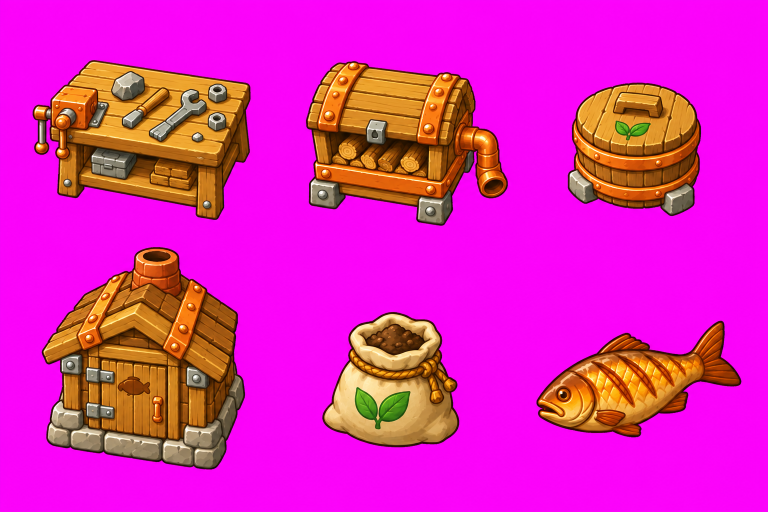
#> input picture art/camp-expansion-v2/revised/generated.png, 1536 x 1024 px, found by its file name (shown at 1/2 size)
$ python package_campfire_v1.py
#> lines starting #> are read from the running program, lines starting #| are printed output that depends on the picture; after the words box and inside, x2 and y2 are one past the last pixel; in counts of white or black regions, pixels touching at a corner belong together
from pathlib import Path
from PIL import Image
import numpy as np, json, hashlib
R=Path(__file__).resolve().parents[1]
src=R/'art/campfire-v1/candidate-01/generated.png'
im=Image.open(src).convert('RGBA'); a=np.array(im); rgb=a[:,:,:3].astype(float)
key=(rgb[:,:,0]>140)&(rgb[:,:,2]>100)&(rgb[:,:,0]>rgb[:,:,1]*1.4)&(rgb[:,:,2]>rgb[:,:,1]*1.4)
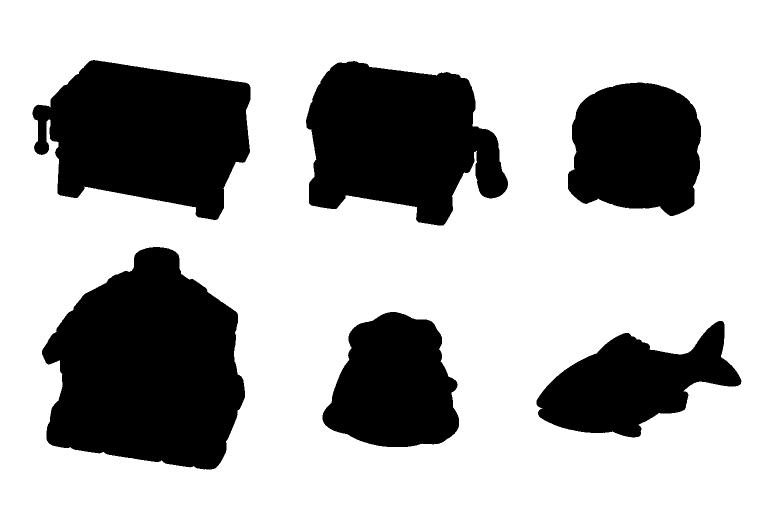
#> key: shape (1024, 1536) bool (shown at 1/2 size); 69.3% white; 6 black regions, box (x1, y1, x2, y2) and area: (84, 494, 490, 939) 129716, (65, 120, 501, 440) 98152, (612, 122, 1016, 451) 92905, (1136, 165, 1402, 432) 57950, (645, 624, 918, 894) 54325, (1073, 642, 1483, 875) 50526
a[key,3]=0;clean=Image.fromarray(a)
#> after `a[key, 3] = 0`:
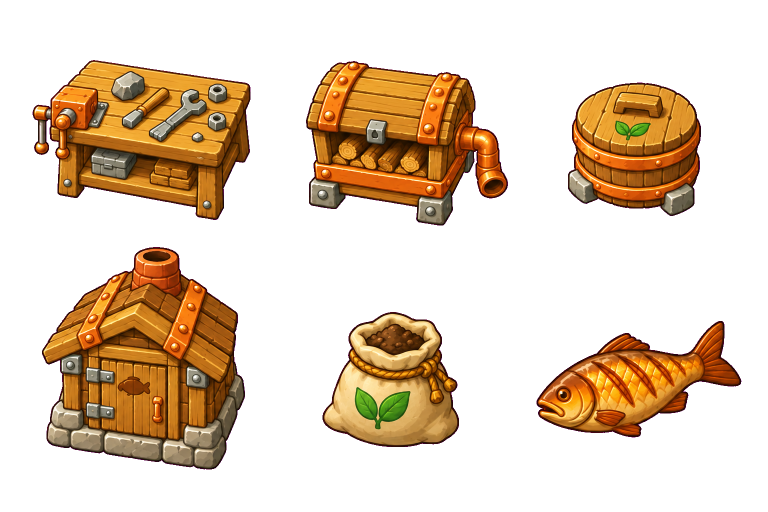
#> a: shape (1024, 1536, 4) (shown at 1/2 size); mean R, G, B, A 225.1, 34.8, 184.7, 78.4; transparent parts drawn white
out=R/'assets/campfire/v1';out.mkdir(parents=True,exist_ok=True)
records=[]
for i,name in enumerate(['base','lit_reference','flame','roasted_carrot','roasted_mushroom','icon']):
    x=i%3;y=i//3
    cell=(round(x*im.width/3),round(y*im.height/2),round((x+1)*im.width/3),round((y+1)*im.height/2))
#> (the run stopped early here; a loop or call above may not have finished)

$ run again, with art/camp-expansion-v2/revised/packed.png copied over art/camp-expansion-v2/revised/generated.png
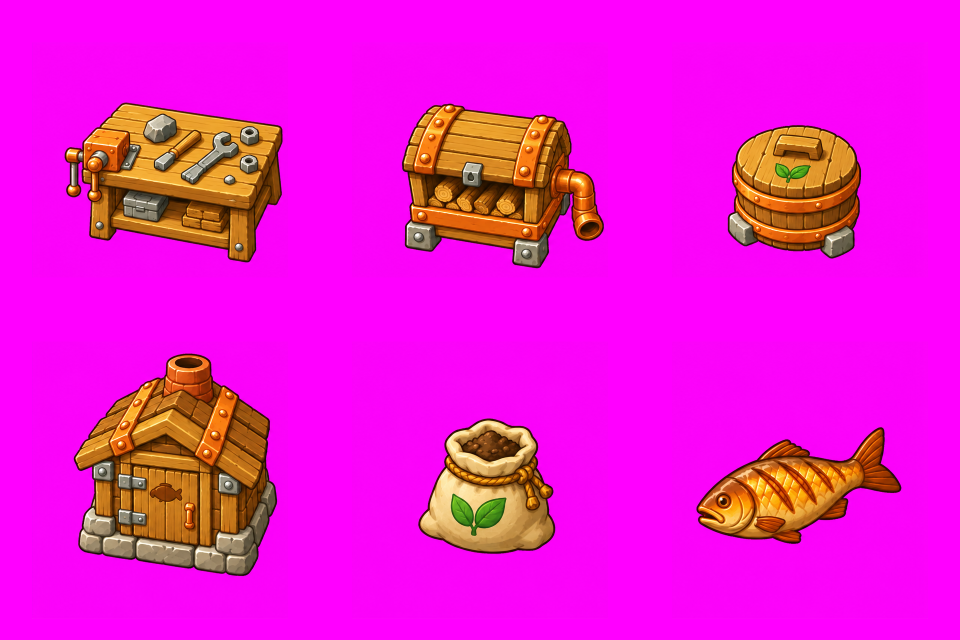
#> input picture art/camp-expansion-v2/revised/packed.png, 1920 x 1280 px, found by its file name (shown at 1/2 size)
#> `key=(rgb[:,:,0]>140)&(rgb[:,:,2]>100)&(rgb[:,:,0]>rgb[:,:,1]*1.4)&(rgb..`:
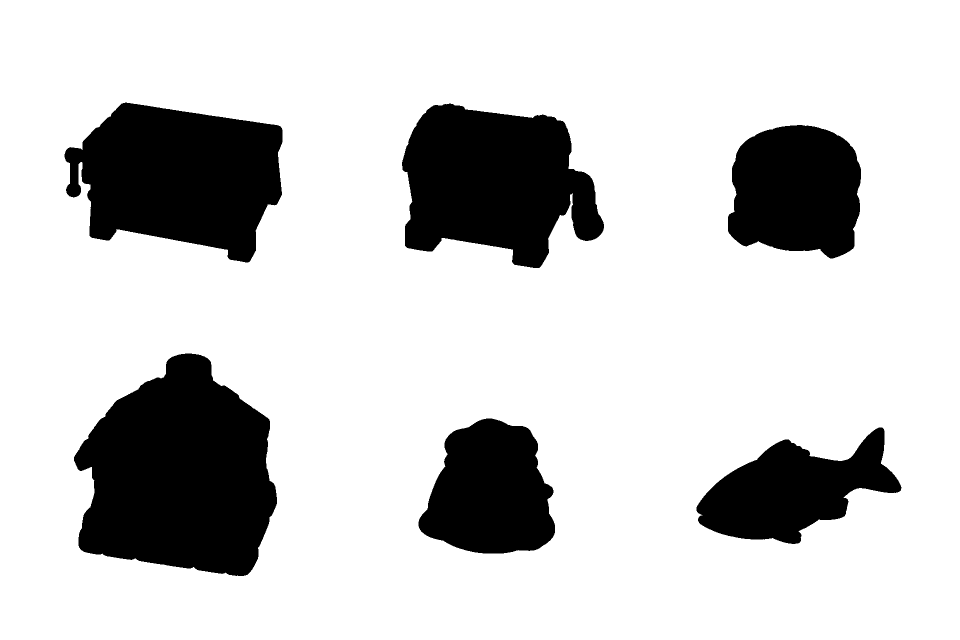
#> key: shape (1280, 1920) bool (shown at 1/2 size); 80.3% white; 6 black regions, box (x1, y1, x2, y2) and area: (148, 707, 554, 1152) 129716, (129, 205, 565, 525) 98152, (804, 207, 1208, 536) 92905, (1456, 250, 1722, 517) 57950, (837, 837, 1110, 1107) 54325, (1393, 855, 1803, 1088) 50526
#> the loop `for i,name in enumerate(['base','lit_reference','flame','roasted_carro..` made 6 passes
#> after the loop `for i,name in enumerate(['base','lit_reference','flame','roasted_carro..`:
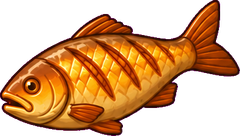
#> cut: PIL image 240x136 RGBA; mean R, G, B, A 98.4, 51.3, 13.6, 134.9; transparent parts drawn white
#> after the loop `for i,name in enumerate(['base','lit_reference','flame','roasted_carro..`: records = 6 items
